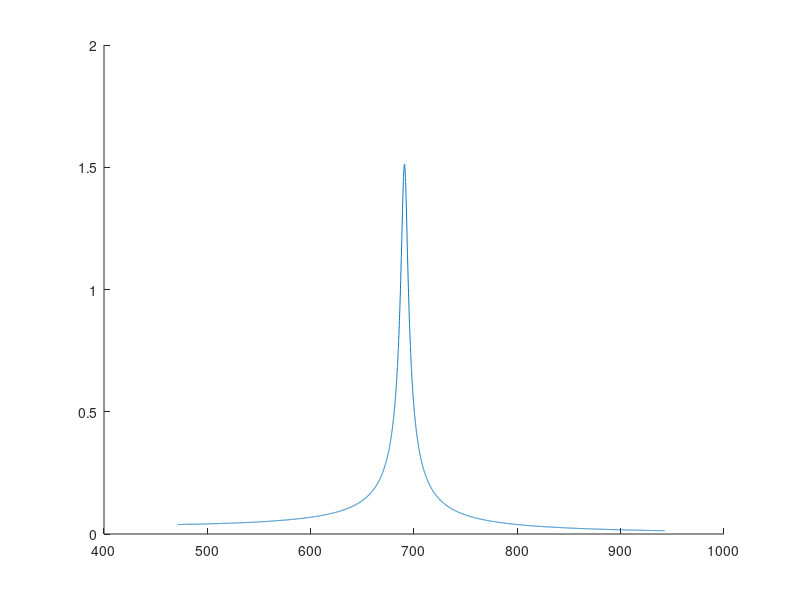

Write the MATLAB code that produced this figure.
clc;
close all;
clear all;
hold on
resolution=10000;
L1=100E-3
L2=500E-3
L3=200E-3
M=-200E-3
C1=10E-6
Va=10;
phi=0;
alpha=0.5;
R=100;
A(3,3,resolution)=0;
B(3,1,resolution)=0;
omega=linspace(150*pi,300*pi,resolution);
Vs=Va*e^(j*phi);
for n=1:1:resolution
	A(:,:,n)=[((j*omega(n)*L1)+(1/(j*omega(n)*C1))+(j*omega(n)*L3)) , ((M*j*omega(n))+(1/(j*omega(n)*C1))+(j*omega(n)*L3)) , 0 ;((M*j*omega(n))+(1/(j*omega(n)*C1))+(j*omega(n)*L3)),((j*omega(n)*L2)+(1/(j*omega(n)*C1))+(j*omega(n)*L3)), -1 ; R*(alpha), -R, -1];
	B(:,:,n)=[Vs;0;0];;
  end	

for n=1:1:resolution
	X(:,:,n)=linsolve(A(:,:,n),B(:,:,n));
    IL1(n)=(X(1,1,n));
    IL2(n)=(X(2,1,n));
    Vo(n)=(X(3,1,n));
    Zin(n)=Vs/IL1(n);
    Zout(n)=Vo(n)/IL2(n);
end


%plot(omega,Zout)
plot(omega,abs(IL2))
%plot(omega,Zin)
